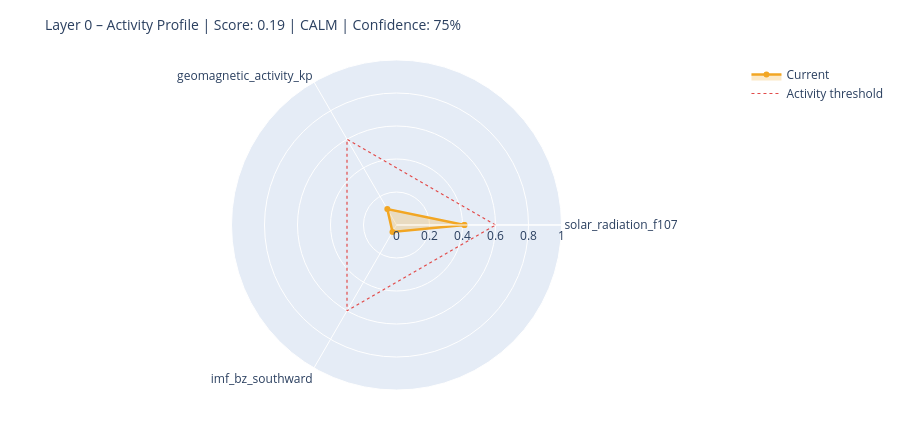

This figure's notebook cell:
### Markdown cell above
---
## 6. State Assessment & Handoff to Layer 1

### Code cell
# ============================================================
# STEP 1 – Collect raw values with source modes
# Mode: 'primary' | 'fallback_3h' | 'last_valid' | 'missing'
# ============================================================

def safe_last(df, col):
    if df is None or col not in df.columns: return None
    s = df[col].dropna()
    return float(s.iloc[-1]) if not s.empty else None

f107_now = safe_last(df_f107, 'f10.7')
bz_now   = safe_last(df_mag,  'bz_gsm')
kp_now   = safe_last(df_kp,   'kp')
sw_now   = safe_last(df_sw,   'speed')

source_modes = {
    'F10.7':    'primary'  if f107_now is not None else 'missing',
    'Kp':       'primary'  if kp_now   is not None else 'missing',
    'IMF_Bz':   'primary'  if bz_now   is not None else 'missing',
    'SW_speed': 'primary'  if sw_now   is not None else 'missing',
}

# Kp Fallback – 3h endpoint
if kp_now is None:
    try:
        r = requests.get(
            'https://services.swpc.noaa.gov/json/noaa-planetary-k-index.json',
            timeout=10)
        r.raise_for_status()
        fb = pd.DataFrame(r.json())
        tc = next((c for c in fb.columns if 'time' in c.lower()), fb.columns[0])
        kc = next((c for c in fb.columns if 'kp' in c.lower() and c != tc), None)
        if kc:
            fb[kc] = fb[kc].astype(str).str.extract(r'([0-9]+(?:\.[0-9]*)?)')[0]
            fb[kc] = pd.to_numeric(fb[kc], errors='coerce')
            fb = fb[fb[kc] >= 0].dropna(subset=[kc])
            if not fb.empty:
                kp_now = float(fb[kc].iloc[-1])
                source_modes['Kp'] = 'fallback_3h'
                print(f'  Kp fallback (3h): {kp_now:.1f}')
    except Exception as e:
        print(f'  Kp fallback failed: {e}')

# Solar Wind Fallback – last valid value
if sw_now is None and df_sw is not None and 'speed' in df_sw.columns:
    s = df_sw['speed'].dropna()
    if not s.empty:
        sw_now = float(s.iloc[-1])
        source_modes['SW_speed'] = 'last_valid'
        print(f'  SW fallback (last_valid): {sw_now:.0f} km/s')

print()
print('Source modes:', source_modes)

# ============================================================
# STEP 2 – Score from available components only
# ============================================================

def norm(v, lo, hi):
    if v is None: return None
    return max(0.0, min(1.0, (v - lo) / (hi - lo)))

COMPONENTS = {
    'solar_radiation_f107':    (f107_now, norm(f107_now, 60, 250)),
    'geomagnetic_activity_kp': (kp_now,   norm(kp_now,   0,   9)),
    'imf_bz_southward':        (bz_now,   norm(-(bz_now or 0) if bz_now else None, -5, 30)
                                           if bz_now is not None else None),
    'solar_wind_speed':        (sw_now,   norm(sw_now, 300, 800)),
}

available   = {k: v[1] for k, v in COMPONENTS.items() if v[1] is not None}
unavailable = [k for k, v in COMPONENTS.items() if v[1] is None]

layer0_score = round(sum(available.values()) / len(available), 4) if available else None
confidence   = round(len(available) / len(COMPONENTS), 2)

level = ('unknown'  if layer0_score is None
         else 'calm'     if layer0_score < 0.3
         else 'moderate' if layer0_score < 0.6
         else 'active')

# ============================================================
# STEP 3 – Dominant Driver
# ============================================================

def dominant_driver(kp, f107, bz, sw):
    candidates = []
    if kp   is not None and kp   >= 4:   candidates.append(('geomagnetic',    kp / 9))
    if sw   is not None and sw   >= 500:  candidates.append(('solar_wind',     sw / 800))
    if bz   is not None and bz   <= -5:   candidates.append(('imf_southward',  abs(bz) / 30))
    if f107 is not None and f107 >= 150:  candidates.append(('solar_radiation',f107 / 250))
    return max(candidates, key=lambda x: x[1])[0] if candidates else 'none'

driver = dominant_driver(kp_now, f107_now, bz_now, sw_now)

# ============================================================
# STEP 4 – Downstream expectations
# ============================================================

def downstream_expectation(driver, score, kp, bz, f107):
    exp = {
        'magnetosphere':        'calm',
        'ionosphere':           'calm',
        'schumann_resonance':   'unchanged',
        'lithosphere_currents': 'low',
    }
    if driver == 'geomagnetic' or (kp and kp >= 5):
        exp['magnetosphere']        = 'compressed / storm'
        exp['ionosphere']           = 'elevated disturbance (TEC variability)'
        exp['schumann_resonance']   = 'elevated amplitude possible'
        exp['lithosphere_currents'] = 'elevated induction currents'
    elif driver == 'imf_southward' or (bz and bz <= -5):
        exp['magnetosphere']        = 'energy coupling active'
        exp['ionosphere']           = 'elevated electron density possible'
        exp['schumann_resonance']   = 'slight modulation possible'
    elif driver == 'solar_radiation' or (f107 and f107 >= 150):
        exp['ionosphere']           = 'elevated ionization (F-layer)'
        exp['schumann_resonance']   = 'slightly elevated background activity'
    return exp

downstream = downstream_expectation(driver, layer0_score, kp_now, bz_now, f107_now)

# ============================================================
# CONSOLE OUTPUT
# ============================================================

W = 58
print('=' * W)
print('LAYER 0 – STATE ASSESSMENT')
print('=' * W)
for name, (raw_v, score_v) in COMPONENTS.items():
    if score_v is not None:
        bar = '█' * int(score_v * 20) + '░' * (20 - int(score_v * 20))
        print(f'  {name:<35}  {bar}  {score_v:.2f}')
    else:
        print(f'  {name:<35}  {"─" * 20}  n/a')
print('-' * W)
print(f'  Score ({len(available)}/{len(COMPONENTS)} components):  {layer0_score:.3f}')
print(f'  Confidence:         {confidence:.0%}')
print(f'  Level:              {level.upper()}')
print(f'  Dominant Driver:    {driver}')

# Radar chart
cats = list(available.keys())
vals = list(available.values())
if len(cats) >= 3:
    fig = go.Figure()
    fig.add_trace(go.Scatterpolar(
        r=vals + [vals[0]], theta=cats + [cats[0]],
        fill='toself', fillcolor='rgba(242,166,35,0.25)',
        line=dict(color='#F2A623', width=2.5), name='Current'
    ))
    fig.add_trace(go.Scatterpolar(
        r=[0.6] * (len(cats) + 1), theta=cats + [cats[0]],
        line=dict(color='#E24B4A', dash='dot', width=1.2),
        mode='lines', name='Activity threshold'
    ))
    fig.update_layout(
        title=dict(text=f'Layer 0 – Activity Profile | Score: {layer0_score:.2f} | {level.upper()} | Confidence: {confidence:.0%}',
                   font=dict(size=14)),
        polar=dict(radialaxis=dict(visible=True, range=[0, 1])),
        height=430, showlegend=True,
        margin=dict(l=60, r=60, t=60, b=40)
    )
    fig.show()

### Figure 1 — Plotly figure (JSON) as saved in the notebook; plotly's stock layout.template omitted (floating-point values rounded to 4 significant figures)
{"data": [{"fill": "toself", "fillcolor": "rgba(242,166,35,0.25)", "line": {"color": "#F2A623", "width": 2.5}, "name": "Current", "r": [0.4116, 0.1111, 0.04857, 0.4116], "theta": ["solar_radiation_f107", "geomagnetic_activity_kp", "imf_bz_southward", "solar_radiation_f107"], "type": "scatterpolar"}, {"line": {"color": "#E24B4A", "dash": "dot", "width": 1.2}, "mode": "lines", "name": "Activity threshold", "r": [0.6, 0.6, 0.6, 0.6], "theta": ["solar_radiation_f107", "geomagnetic_activity_kp", "imf_bz_southward", "solar_radiation_f107"], "type": "scatterpolar"}], "layout": {"height": 430, "margin": {"b": 40, "l": 60, "r": 60, "t": 60}, "polar": {"radialaxis": {"range": [0, 1], "visible": true}}, "showlegend": true, "title": {"font": {"size": 14}, "text": "Layer 0 – Activity Profile | Score: 0.19 | CALM | Confidence: 75%"}}}
